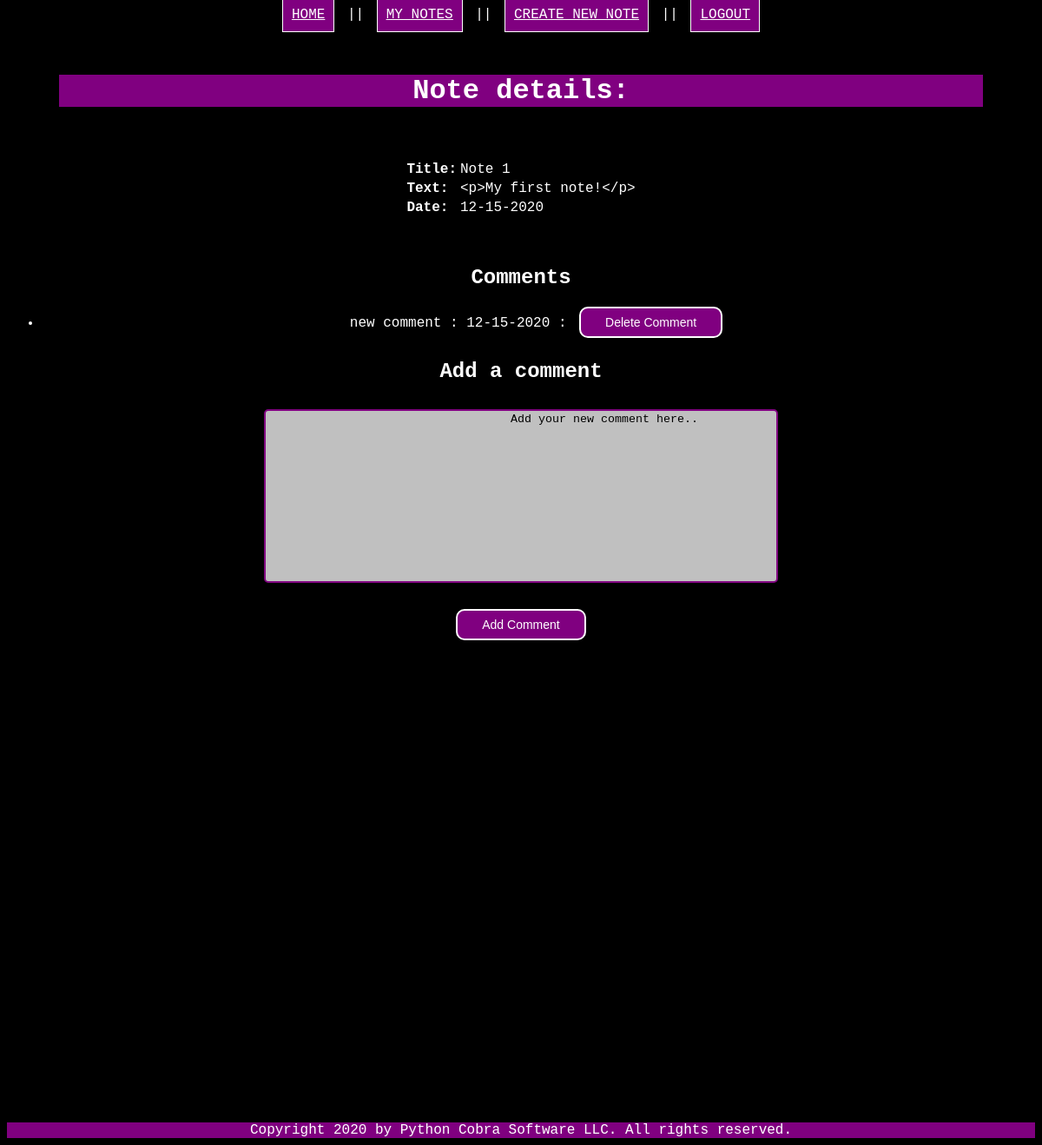
The app's page /notes/4 (signed in) with its own data.
### models.py (models this page shows, shortened)
class Note(db.Model):
    id = db.Column("id", db.Integer, primary_key=True)
    title = db.Column("title", db.String(200))
    text = db.Column("text", db.String(100))
    date = db.Column("date", db.String(50))
    user_id = db.Column(db.Integer, db.ForeignKey("user.id"), nullable=False)
    comments = db.relationship("Comment", backref="note", cascade="all, delete-orphan", lazy=True)

class Comment(db.Model):
    id = db.Column("id", db.Integer, primary_key=True)
    text = db.Column("text", db.String(100))
    date = db.Column("date", db.String(50))
    note_id = db.Column(db.Integer, db.ForeignKey("note.id"), nullable=False)
    user_id = db.Column(db.Integer, db.ForeignKey("user.id"), nullable=False)

### PyPad.py (the view)
@app.route('/notes/<note_id>')
def get_note(note_id):
    if session.get('user'):
        user_note = db.session.query(Note).filter_by(id=note_id).one()
        return render_template('note.html', note=user_note, user = session['user'])
    else:
        return redirect(url_for('get_notes'))

### templates/note.html (shortened to what this page needs)
<!DOCTYPE html>
<html lang="en">
    <head>
        <link rel="stylesheet" href="{{ url_for('static', filename='design.css') }}">
    </head>
    <body>
		 <nav class="nav_bar">
		<a href="{{url_for('index')}}" class="nav_button">Home</a> ||
		<a href="{{url_for('get_notes')}}" class="nav_button"><u>My notes</u></a> ||
		<a href="{{url_for('new_note')}}" class="nav_button"><u>Create new note</u></a> ||
		{% if user %}
        <a href="{{ url_for('logout') }}" class="nav_button"> Logout</a>
		{% else %}
		<a href="{{url_for('createAccount')}}" class="nav_button">Create Account</a> ||
		<a href="{{url_for('login')}}" class="nav_button">Login</a>
		{% endif %}
		</nav>
    <main>
            <h1>Note details: </h1>
        <table id="note_entry">
            <tr>
                <th>Title:</th>
                <h3><td>{{ note.title }}</td></h3>
            </tr>
            <tr>
                <th>Text:</th>
                <td>{{ note.text }}</td>
            </tr>
            <tr>
                <th>Date:</th>
                 <td>{{ note.date }}</td
            </tr>
        </table>
				{% if note.comments %}
					{% if note.comments | length > 0 %}
						<h2>Comments</h2>
						<ul>
						{% for comment in note.comments %}
							<form action="{{url_for('delete_comment', note_id=note.id, comment_id=comment.id)}}", method="post">
							<li>{{comment.text}}  :  {{comment.date}}    :
							<input type="submit" value="Delete Comment" class="basic_button"/></li>
							</form>
						{% endfor %}
						</ul>
					{% endif %}
				{% endif %}
		<form action="{{ url_for('new_comment', note_id=note.id)}}", method="post">
		<h2>Add a comment</h2>
		<textarea class="text_area" name="commentText" rows="6" cols="0">
			Add your new comment here..
		</textarea>
		<br>
		<input type="submit" value="Add Comment" class="basic_button"/>
		</form>
    </main>
    <footer>
		Copyright 2020 by Python Cobra Software LLC. All rights reserved.
	</footer>
    </body>
</html>

### static/design.css (style rules this page uses)
body { font-family: "Courier New"; text-align: center; color: white; background: black; }
h1 { font-family: "Courier New"; color: white; background: purple; margin: 60px; }
footer { font-family: "Courier New"; background: purple; margin-top: 550px; }
.nav_bar { --fill-color: purple; display: block; position: static; text-transform: uppercase; }
.nav_button { color: white; background: purple; border-style: solid; border-width: thin; margin-left: 5px; margin-right: 5px; text-align: center; padding: 10px 10px 10px 10px; transition-duration: 0.4s; }
.basic_button { font-size: 14px; padding: 8px 28px; border-radius: 10px; background-color: purple; color: white; border: 2px solid white; transition-duration: 0.4s; margin-left: 5px; margin-right: 5px; margin-bottom: 5px; }
#note_entry { align: center; text-align: left; margin-left: auto; margin-right: auto; margin-top: 50px; margin-bottom: 55px; }
.text_area { box-sizing: border-box; border: 2px solid purple; border-radius: 5px; margin: 10px 10px 25px 10px; resize: none; width: 50%; height: 200px; text-align: center; background-color: silver; }

### records on screen
Note: title "Note 1", text "<p>My first note!</p>", date "12-15-2020"
Comment: text "new comment", date "12-15-2020"
